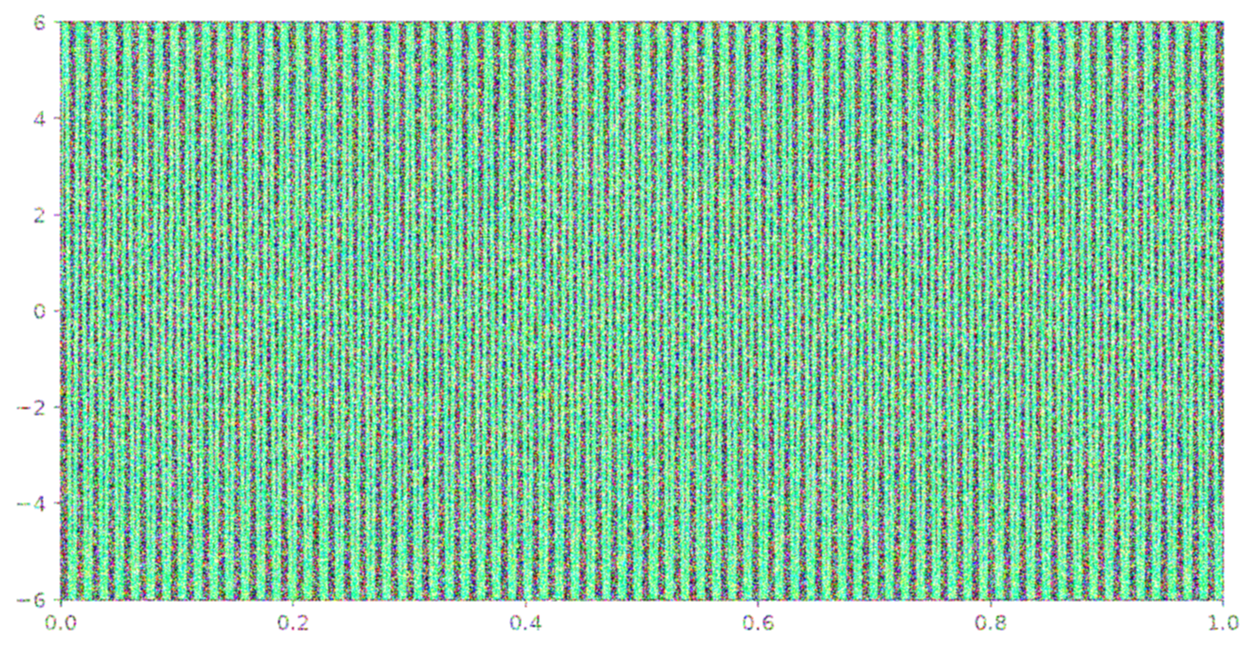
#> input picture test_images/test.png, 1254 x 650 px
$ python test_pipeline.py
#> lines starting #> are read from the running program, lines starting #| are printed output that depends on the picture; after the words box and inside, x2 and y2 are one past the last pixel; in counts of white or black regions, pixels touching at a corner belong together
### app/image_processing/pipeline.py
import cv2

from .detect_screen import detect_screen
from .find_screen import find_screen
from .draw_screen import draw_screen
from .warp import perspective_transform
from .preprocess import preprocess_image

from .extract_waveform import extract_waveform
from .trace_waveform import trace_waveform
from .draw_waveform import draw_waveform


def process(image_path):

#> called with image_path = 'test_images/test.png'
    image = cv2.imread(image_path)
#> image is the input picture: shape (650, 1254, 3); mean B, G, R 168.2, 202.7, 143.5

    if image is None:
        raise FileNotFoundError(image_path)

    edges = detect_screen(image)

    screen = find_screen(image)

    detected = draw_screen(image, screen)

    warped = None
    waveform_image = None
    waveform = []

    if screen is not None:

        warped = perspective_transform(
            image,
            screen
        )

        binary = extract_waveform(
            warped
        )

        waveform = trace_waveform(
            binary
        )

        waveform_image = draw_waveform(
            warped,
            waveform
        )

    processed = preprocess_image(image_path)

    return (
        image,
        edges,
        detected,
        warped,
        waveform_image,
        waveform,
        processed
    )

### app/image_processing/detect_screen.py
import cv2


def detect_screen(image):

    gray = cv2.cvtColor(
        image,
        cv2.COLOR_BGR2GRAY
    )

    blur = cv2.GaussianBlur(
        gray,
        (5,5),
        0
    )

    edges = cv2.Canny(
        blur,
        50,
        150
    )
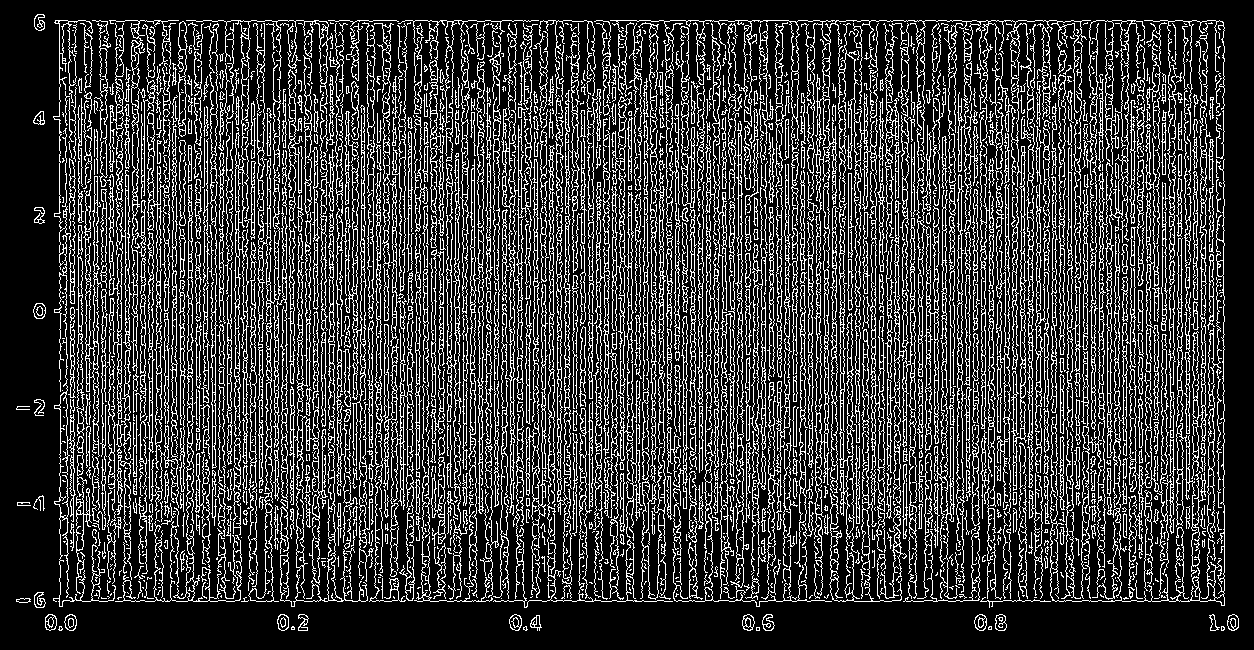
#> edges: shape (650, 1254); 22.7% white in thin lines or dots

    return edges

### app/image_processing/find_screen.py
import cv2


def find_screen(image):

    gray = cv2.cvtColor(
        image,
        cv2.COLOR_BGR2GRAY
    )

    blur = cv2.GaussianBlur(
        gray,
        (5, 5),
        0
    )

    edges = cv2.Canny(
        blur,
        50,
        150
    )

    contours, _ = cv2.findContours(
        edges,
        cv2.RETR_EXTERNAL,
        cv2.CHAIN_APPROX_SIMPLE
    )
#> contours = 1725 contours, 1257 with area under 20; largest, box (x1, y1, x2, y2) and area: (610, 20, 1091, 375) 3510, (594, 147, 640, 586) 2898, (501, 30, 533, 516) 2530, (886, 218, 917, 503) 2286, (186, 20, 333, 464) 2116

    contours = sorted(
        contours,
        key=cv2.contourArea,
        reverse=True
    )

    for contour in contours:

        perimeter = cv2.arcLength(
            contour,
            True
        )

        approx = cv2.approxPolyDP(
            contour,
            0.02 * perimeter,
            True
        )

        if len(approx) == 4:
            return approx
#> this loop made 45 passes
#> (perimeter, approx) on passes 2, 3, 4, 6, 7, 8, 9, 10, 11, 12, 13, 14: (5088.3, [[603, 147], [617, 585]]), (2979.4, [[523, 30], [513, 515]]), (2112.2, [[911, 218], [915, 502]]), (2332.6, [[927, 125], [925, 452]]), (1339.1, [[760, 187], [752, 478]]), (1385.9, [[840, 229], [849, 545]]), (3248, [[149, 112], [155, 510]]), (4121.1, [[310, 252], [291, 606]]), (2810, [[358, 156], [366, 581]]), (1337.4, [[1036, 126], [1038, 432]]), (1996.6, [[123, 129], [109, 488]]), (1343.3, [[824, 230], [814, 538]])
#> perimeter on passes 1, 5, 15, 28, 40: 9403.7, 3746.4, 3152.1, 2441.1, 2923.1
#> in process, `screen = find_screen(image)`: screen = [[384, 324], [387, 489], [398, 339], [386, 420]]

    return None

### app/image_processing/draw_screen.py
import cv2


def draw_screen(image, screen):

    output = image.copy()

    if screen is not None:

        cv2.drawContours(

            output,

            [screen],

            -1,

            (0, 255, 0),

            3

        )
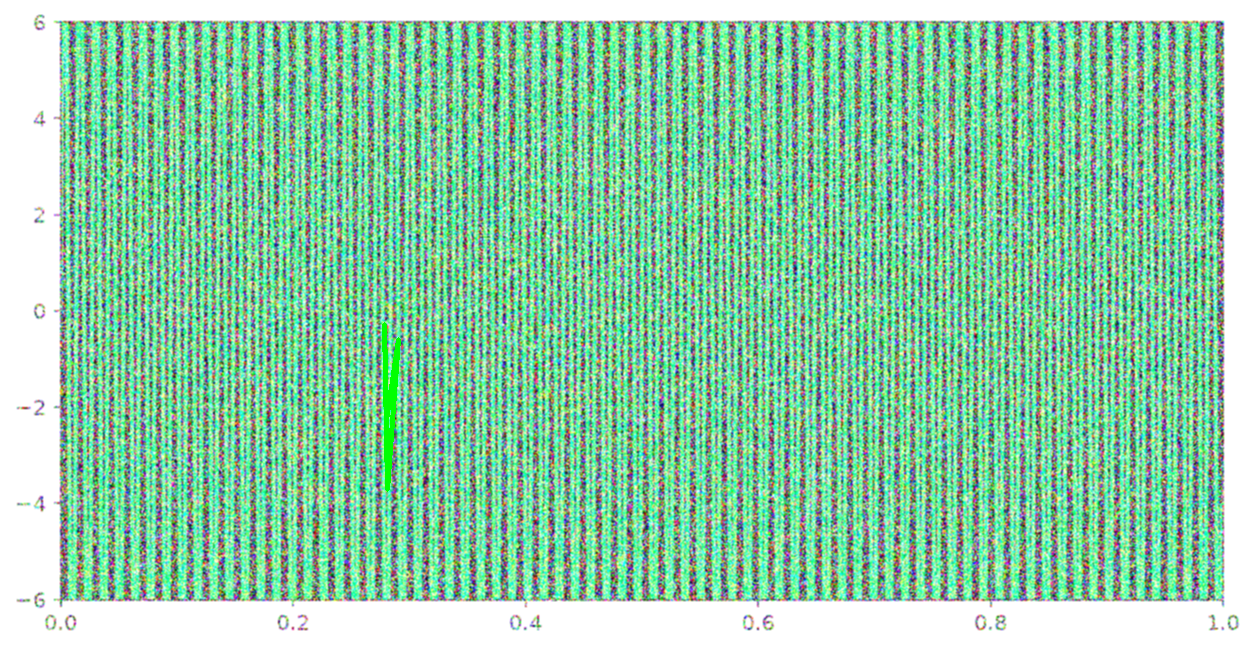
#> output: shape (650, 1254, 3); 0.2% of pixels changed, all inside (x1, y1, x2, y2) = (382, 322, 401, 492)

    return output

### app/image_processing/warp.py
import cv2
import numpy as np


def order_points(points):

    points = points.reshape(4, 2)
#> points = [[384, 324], [387, 489], [398, 339], [386, 420]]

    rect = np.zeros((4, 2), dtype="float32")

    s = points.sum(axis=1)
#> s = [708, 876, 737, 806]

    rect[0] = points[np.argmin(s)]
    rect[2] = points[np.argmax(s)]

    diff = np.diff(points, axis=1)
#> diff = [-60, 102, -59, 34]

    rect[1] = points[np.argmin(diff)]
    rect[3] = points[np.argmax(diff)]

    return rect


def perspective_transform(image, screen):

    rect = order_points(screen)
#> rect = [[384, 324], [384, 324], [387, 489], [387, 489]]

    (tl, tr, br, bl) = rect
#> tl = [384, 324]; tr = [384, 324]; br = [387, 489]; bl = [387, 489]

    widthA = np.linalg.norm(br - bl)
#> widthA = 0
    widthB = np.linalg.norm(tr - tl)
#> widthB = 0

    maxWidth = int(max(widthA, widthB))
#> maxWidth = 0

    heightA = np.linalg.norm(tr - br)
#> heightA = 165
    heightB = np.linalg.norm(tl - bl)
#> heightB = 165

    maxHeight = int(max(heightA, heightB))
#> maxHeight = 165

    destination = np.array(

        [

            [0, 0],

            [maxWidth - 1, 0],

            [maxWidth - 1, maxHeight - 1],

            [0, maxHeight - 1]

        ],

        dtype="float32"

    )
#> destination = [[0, 0], [-1, 0], [-1, 164], [0, 164]]

    matrix = cv2.getPerspectiveTransform(

        rect,

        destination

    )
#> matrix = [[0.000164, -2.98e-06, -0.062], [0.00264, -4.8e-05, -0.998], [4.16e-06, -7.57e-08, -0.00157]]

    warped = cv2.warpPerspective(

        image,

        matrix,

        (maxWidth, maxHeight)

    )
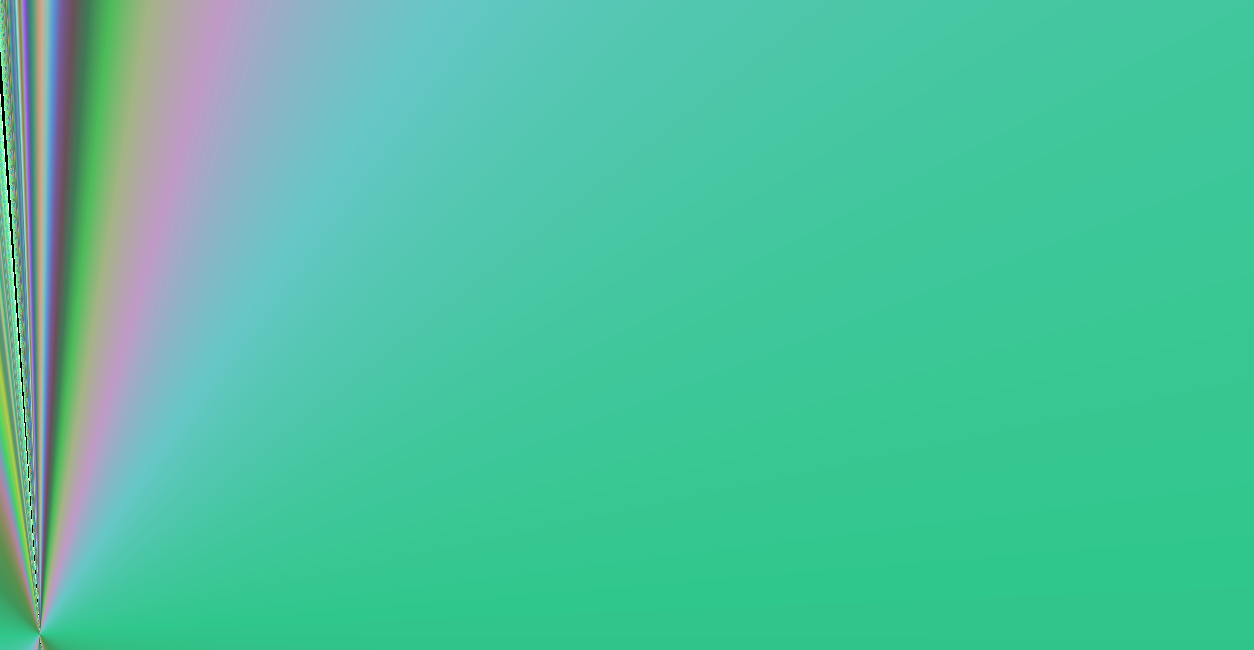
#> warped: shape (650, 1254, 3); mean B, G, R 157.9, 193, 77.5

    return warped

### app/image_processing/extract_waveform.py
import cv2
import numpy as np


def extract_waveform(image):

    gray = cv2.cvtColor(
        image,
        cv2.COLOR_BGR2GRAY
    )
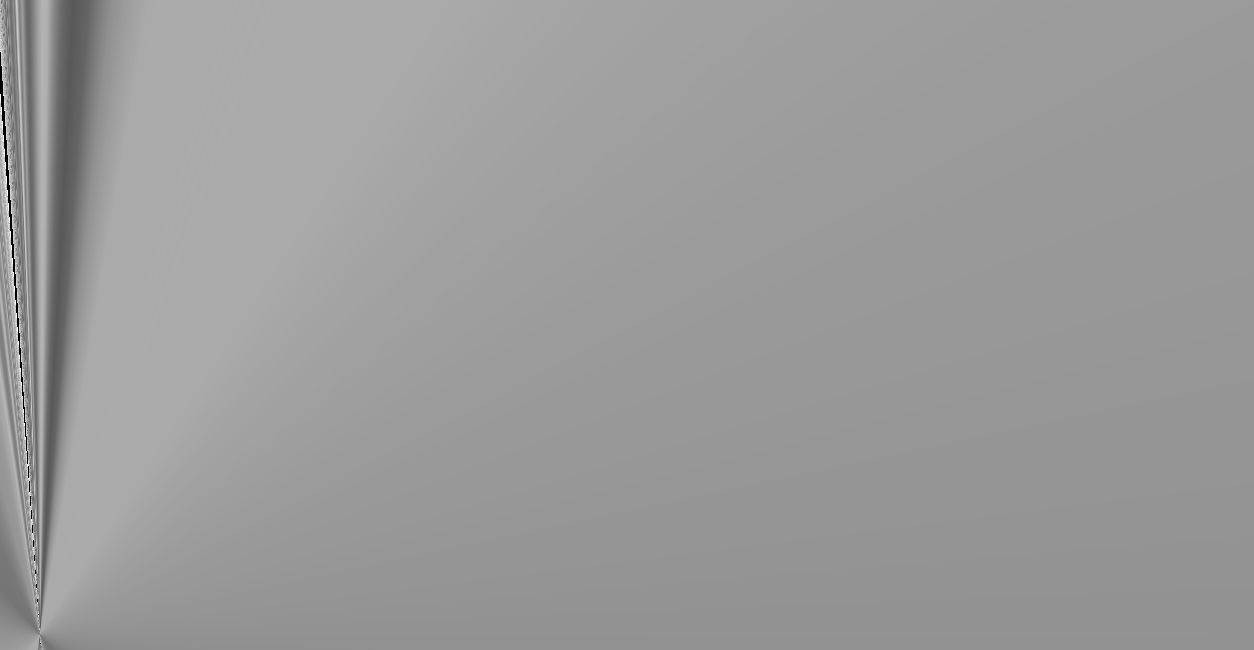
#> gray: shape (650, 1254); min 0, max 255, mean 154.5

    blur = cv2.GaussianBlur(
        gray,
        (5, 5),
        0
    )

    _, thresh = cv2.threshold(

        blur,

        180,

        255,

        cv2.THRESH_BINARY

    )
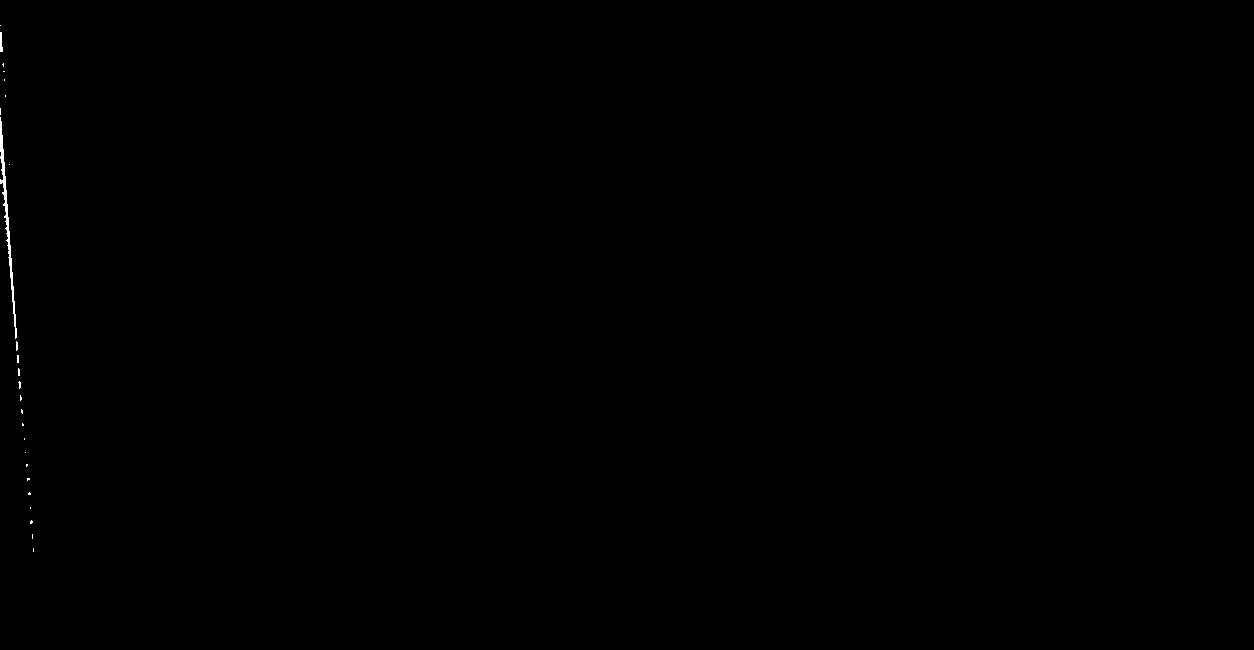
#> thresh: shape (650, 1254); 0.1% white; 25 white regions (23 under 20 px), largest, box (x1, y1, x2, y2) and area: (0, 117, 17, 339) 597, (0, 32, 3, 52) 45

    return thresh

### app/image_processing/trace_waveform.py
import numpy as np


def trace_waveform(binary):

    height, width = binary.shape
#> height = 650; width = 1254

    waveform = []

    for x in range(width):

        ys = np.where(binary[:, x] == 255)[0]

        if len(ys):

            y = int(np.mean(ys))

            waveform.append((x, y))
#> this loop made 1254 passes
#> (ys, y) on passes 21 to 30: ([382, 383, 384, 385, 386, 387, 395, 396, 397, 398, 399, 400], 391), ([397, 398, 399, 409, 410, 411, 412], 405), ([410, 411, 412, 413, 423, 424, 425], 416), ([424, 425], 424), ([438, 439], 438), ([452], 452), ([464, 465, 466], 465), ([464, 465, 478, 479, 480], 473), ([478, 479, 493, 494], 486), ([478, 479, 492, 493, 494], 487)
#> y on passes 1 to 6: 108, 115, 145, 160, 176, 191
#> after the loop, waveform = 34 pairs, first value 0 to 33, second value 108 to 549

    return waveform

### app/image_processing/draw_waveform.py
import cv2


def draw_waveform(image, waveform):

    output = image.copy()

    for point in waveform:

        cv2.circle(

            output,

            point,

            1,

            (0, 0, 255),

            -1

        )
#> this loop made 34 passes
#> point on passes 1 to 12: (0, 108), (1, 115), (2, 145), (3, 160), (4, 176), (5, 191), (6, 210), (7, 222), (8, 235), (9, 245), (10, 261), (11, 273)
#> output: shape (650, 1254, 3); 0.02% of pixels changed, all inside (x1, y1, x2, y2) = (0, 107, 35, 551)

    return output

### app/image_processing/preprocess.py
import cv2
import numpy as np


TARGET_SIZE = (224, 224)


def preprocess_image(image_path):

#> called with image_path = 'test_images/test.png'
    image = cv2.imread(image_path)

    if image is None:
        raise ValueError("Image cannot be loaded.")

    image = cv2.resize(image, TARGET_SIZE)
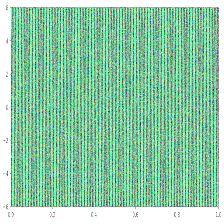
#> image: shape (224, 224, 3); mean B, G, R 168.2, 202.4, 143.5

    image = cv2.cvtColor(image, cv2.COLOR_BGR2RGB)

    image = image.astype(np.float32)

    image /= 255.0

    return image

### app/image_processing/test_pipeline.py
import os

from .pipeline import process


CURRENT_DIR = os.path.dirname(os.path.abspath(__file__))

PROJECT_ROOT = os.path.abspath(
    os.path.join(CURRENT_DIR, "..", "..")
)

IMAGE_PATH = os.path.join(
    PROJECT_ROOT,
    "test_images",
    "test.png"
)

(
    image,
    edges,
    detected,
    warped,
    waveform_image,
    waveform,
    processed
) = process(IMAGE_PATH)

print("=" * 50)
print("Pipeline Test Success")
print("=" * 50)
print("Waveform Points :", len(waveform))
#| Waveform Points : 34
print("=" * 50)
